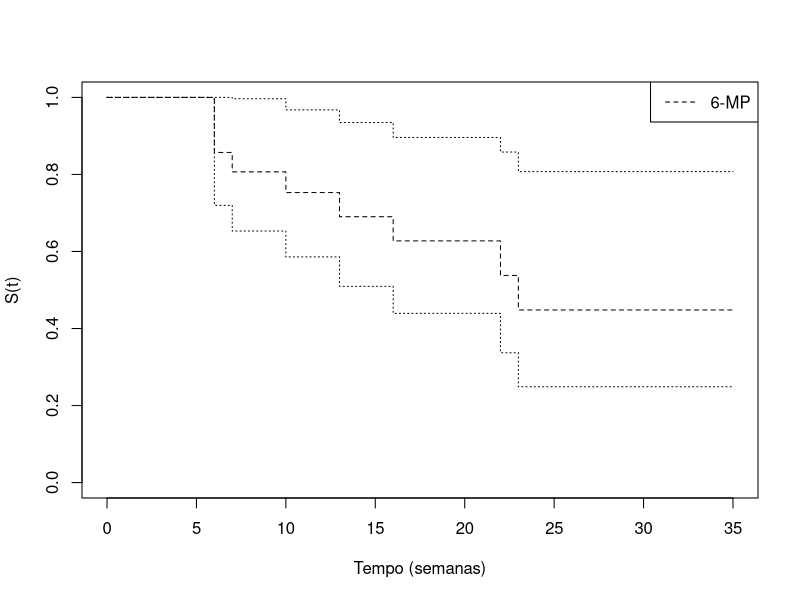
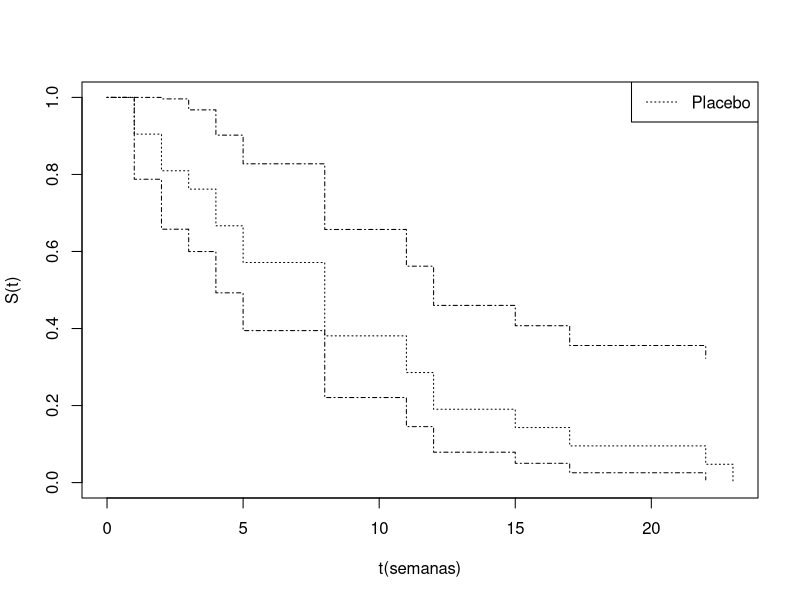
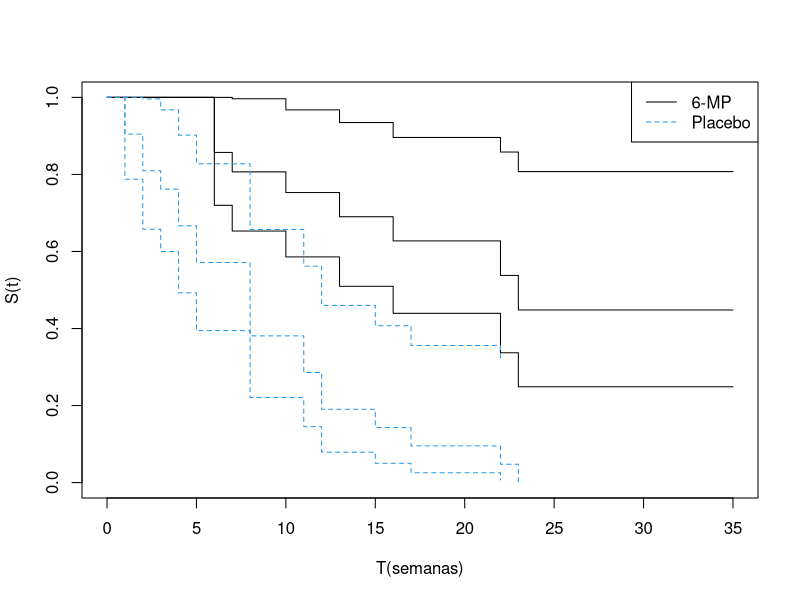

The R script that drew these images, in order: (Note: this script raises an error after producing the figures.)
## ---- chunk 1
#| echo: fenced
#| code-line-numbers: "|4-5|7"
library(survival)
tempos<- c(6,6,6,6,7,9,10,10,11,13,16,17,19,20,22,23,25,32,32,34,35)
status<- c(1,1,1,0,1,0,1,0,0,1,1,0,0,0,1,1,0,0,0,0,0)
dados <- data.frame(tempos=tempos, status=status)
ajusteKM <- survfit(Surv(tempos, status) ~ 1, data=dados)
## ---- chunk 2
plot(ajusteKM, xlab="Tempo (semanas)",ylab="S(t)", lty=2) 
legend("topright","6-MP", lty = 2)
## ---- chunk 3
#| echo: fenced
#| code-line-numbers: "|3"
summary(ajusteKM)
## ---- chunk 4
#| echo: fenced
tempo2<- c(1,1,2,2,3,4,4,5,5,8,8,8,8,11,11,12,12,15,17,22,23)
status2<- c(1,1,1,1,1,1,1,1,1,1,1,1,1,1,1,1,1,1,1,1,1) 
dados2 <- data.frame(tempos=tempo2, status=status2)
ajusteKM2 <- survfit(Surv(tempos, status) ~ 1, data=dados2)

## ---- chunk 5
plot(ajusteKM2, xlab="t(semanas)",ylab="S(t)", lty=3) 
legend("topright","Placebo", lty = 3)
## ---- chunk 6
#| echo: fenced
summary(ajusteKM2)
## ---- chunk 7
#| echo: true
tempo2g <- c(tempos,tempo2)
status2g <- c(status,status2)
grupos <- c(rep(1,21),rep(2,21))
dados3 <- data.frame(tempos=tempo2g, status=status2g, grupos=grupos)
ajusteKM3 <- survfit(Surv(tempos, status) ~ grupos, data=dados3)
## ---- chunk 8
plot(ajusteKM3, xlab="T(semanas)",ylab="S(t)", lty=1:2, 
     col=c(1,4), conf.int=0.95) 
legend("topright",c("6-MP","Placebo"), lty = 1:2, col=c(1,4))

## ---- chunk 9
#| echo: true
summary(ajusteKM3)
## ---- chunk 10
#| echo: true
#| code-line-numbers: "|7"
tempo2g <- c(tempos,tempo2)
status2g <- c(status,status2)
grupos <- c(rep(1,21),rep(2,21))
dados3 <- data.frame(tempos=tempo2g, status=status2g, grupos=grupos)
ajusteKM4 <- survfit(Surv(tempos, status) ~ grupos, data=dados3,
                     conf.type="plain")
## ---- chunk 11
#| echo: true
summary(ajusteKM4)
## ---- chunk 12
ajusteKM5 <- survfit(Surv(tempos, status) ~ grupos, data=dados3,
                     conf.type="log")
summary(ajusteKM5)
## ---- chunk 13
ajusteKM6 <- survfit(Surv(tempos, status) ~ grupos, data=dados3,
                     conf.type="log-log")
summary(ajusteKM6)
## ---- chunk 14
#| echo: true
library(survminer)
dados <- data.frame(tempo=tempo2g, status=status2g, grupo= grupos)
ajusteKM4 <- survfit(Surv(tempo2g, status2g) ~ grupo, data= dados, conf.type="log-log")
graf <- ggsurvplot(ajusteKM4, data = dados, 
           risk.table = TRUE, 
           pval = FALSE, 
           conf.int = TRUE, 
           xlim = c(0,40), 
           xlab = "Tempo em meses", 
           ylab = "S(t)",
           break.time.by = 10, 
           ggtheme = theme_light(), 
           risk.table.y.text.col = T, risk.table.y.text = FALSE 
)
## ---- chunk 15
#| echo: false
graf
